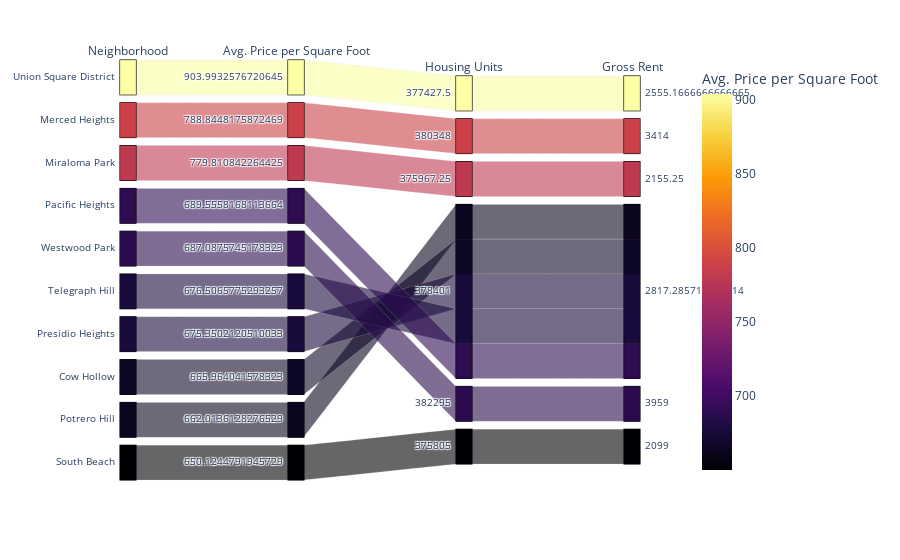

This figure's notebook cell:
### Code cell
# Parallel Categories Plot
# YOUR CODE HERE!
px.parallel_categories(neighborhood_group_expensive_ten, dimensions=["neighborhood",
"sale_price_sqr_foot", "housing_units", "gross_rent"], color="sale_price_sqr_foot", 
color_continuous_scale=px.colors.sequential.Inferno, labels={"neighborhood": "Neighborhood",
"sale_price_sqr_foot": "Avg. Price per Square Foot", "housing_units": "Housing Units", "gross_rent": "Gross Rent"})

# I added labels to try to make it look nicer.

### Figure 1 — Plotly figure (JSON) as saved in the notebook; plotly's stock layout.template omitted (floating-point values rounded to 4 significant figures)
{"data": [{"dimensions": [{"label": "Neighborhood", "values": ["Union Square District", "Merced Heights", "Miraloma Park", "Pacific Heights", "Westwood Park", "Telegraph Hill", "Presidio Heights", "Cow Hollow", "Potrero Hill", "South Beach"]}, {"label": "Avg. Price per Square Foot", "values": [904.0, 788.8, 779.8, 689.6, 687.1, 676.5, 675.4, 666.0, 662.0, 650.1]}, {"label": "Housing Units", "values": [377400.0, 380348, 376000.0, 378401, 382295, 378401, 378401, 378401, 378401, 375805]}, {"label": "Gross Rent", "values": [2555.0, 3414, 2155.0, 2817.0, 3959, 2817.0, 2817.0, 2817.0, 2817.0, 2099]}], "domain": {"x": [0, 1], "y": [0, 1]}, "line": {"color": [904.0, 788.8, 779.8, 689.6, 687.1, 676.5, 675.4, 666.0, 662.0, 650.1], "coloraxis": "coloraxis"}, "name": "", "type": "parcats"}], "layout": {"coloraxis": {"colorbar": {"title": {"text": "Avg. Price per Square Foot"}}, "colorscale": [[0, "#000004"], [0.1111, "#1b0c41"], [0.2222, "#4a0c6b"], [0.3333, "#781c6d"], [0.4444, "#a52c60"], [0.5556, "#cf4446"], [0.6667, "#ed6925"], [0.7778, "#fb9b06"], [0.8889, "#f7d13d"], [1, "#fcffa4"]]}, "legend": {"tracegroupgap": 0}, "margin": {"t": 60}}}
